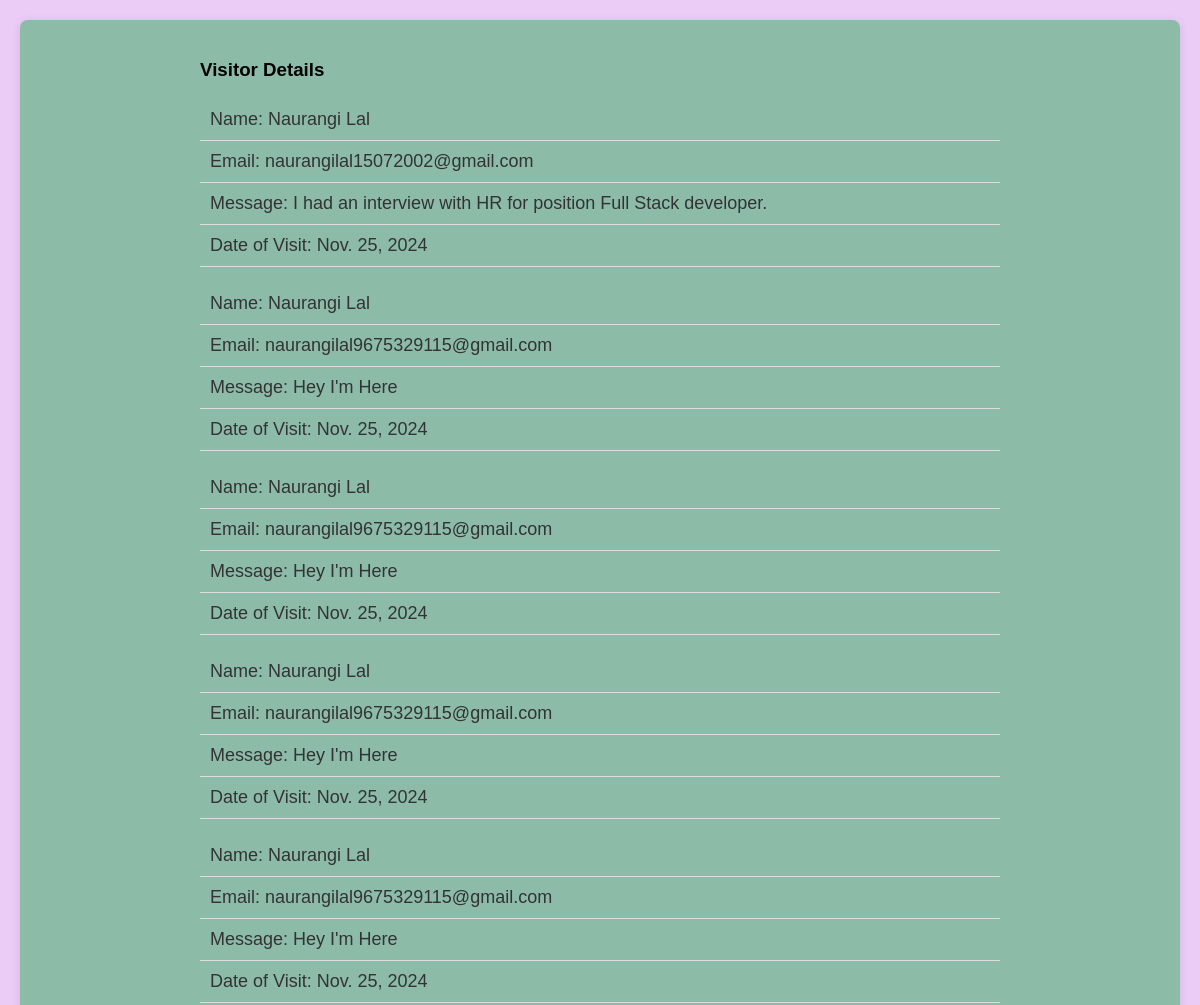
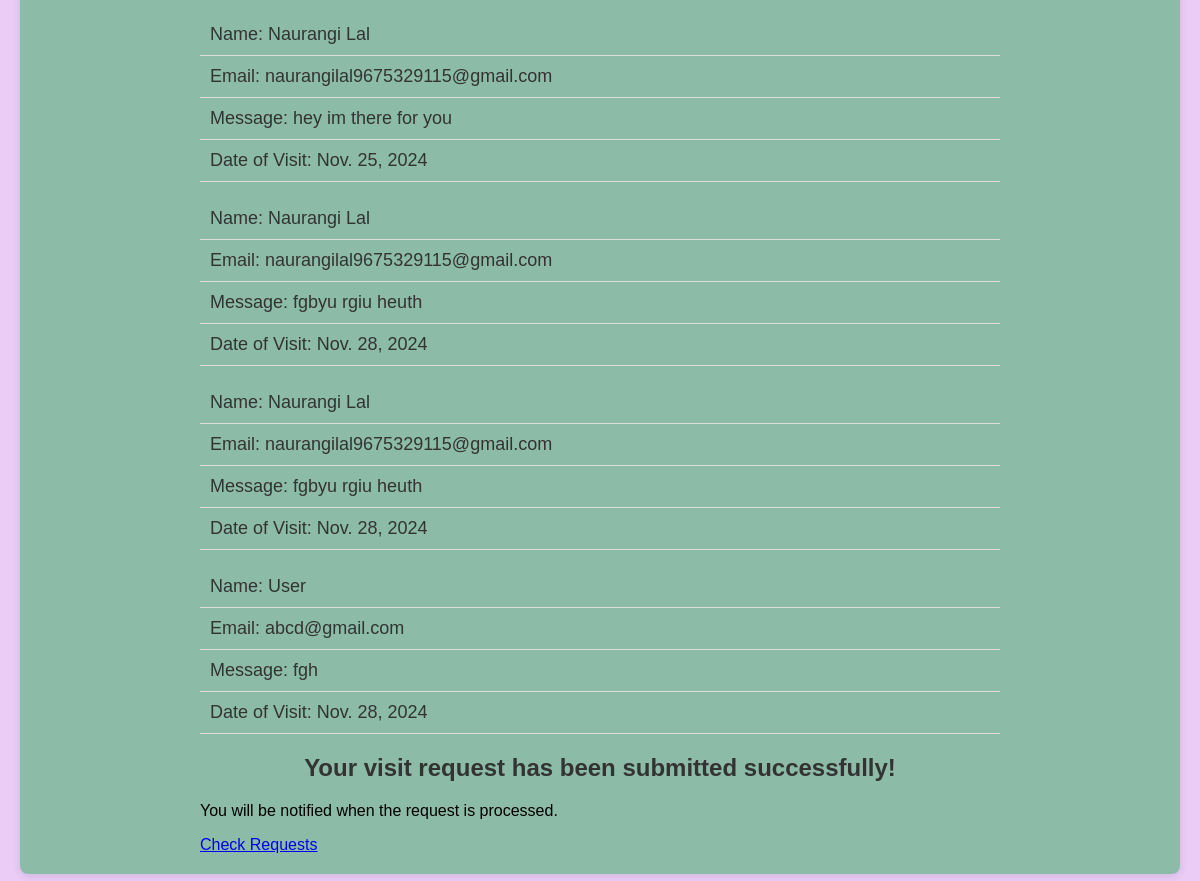
/success/, run on the app's committed database (2 pictures, top to bottom).
### app/models.py (models this page shows, shortened)
class Visitor(models.Model):
    name = models.CharField(max_length=100)
    email = models.EmailField()
    purpose_of_visit = models.TextField()
    visit_date = models.DateField()
    created_at = models.DateTimeField(auto_now_add=True)

### app/views.py (the view)
# urls.py: path('success/', views.success, name='success'),
def success(request):
    visitors=Visitor.objects.all()
    return render(request, 'success.html',{'visitors': visitors})

### app/templates/success.html (shortened to what this page needs)
<!DOCTYPE html>
<html lang="en">
<head>
    {% load static %}
    <link rel="stylesheet" href="{% static 'styles/style.css' %}">
</head>
<body>
    <div class="lists">
        <div class="list">
            <h3>Visitor Details</h3>
            {% for visitor in visitors %}
            <ul>
                <li>Name: {{ visitor.name }}</li>
                <li>Email: {{ visitor.email }}</li>
                <li>Message: {{ visitor.purpose_of_visit }}</li>
                <li>Date of Visit: {{ visitor.visit_date }}</li>
            </ul>
            {% endfor %}
            <h2>Your visit request has been submitted successfully!</h2>
            <p>You will be notified when the request is processed.</p>
            <a href="{% url 'visitor_management:request_list' %}">Check Requests</a>
        </div>
    </div>
</body>
</html>

### static/styles/style.css (style rules this page uses)
body { margin: 0; padding: 0; box-sizing: border-box; background-color: #eaccf7; font-family: Arial, sans-serif; }
.lists { background-color: #8cbca7; box-shadow: 0 2px 10px rgba(0, 0, 0, 0.1); border-radius: 8px; }
.list { max-width: 800px; margin-left: 10rem; background-color: #8cbca7; border-radius: 8px; }
h2 { text-align: center; color: #333; }
ul { list-style-type: none; padding: 0; }
li { padding: 10px; border-bottom: 1px solid #ddd; display: flex; justify-content: space-between; align-items: center; color: #333; }
@media screen and (min-width: 1025px) { .lists { padding: 20px; margin: 20px; } }
@media screen and (min-width: 1025px) { h2 { font-size: 24px; } }
@media screen and (min-width: 1025px) { li { font-size: 18px; } }

### data on the page
Visitor: name "Naurangi Lal", email "naurangilal15072002@gmail.com", purpose_of_visit "I had an interview with HR for position Full Stack developer.", visit_date "Nov. 25, 2024"
Visitor: name "Naurangi Lal", email "naurangilal9675329115@gmail.com", purpose_of_visit "Hey I'm Here", visit_date "Nov. 25, 2024"
Visitor: name "Naurangi Lal", email "naurangilal9675329115@gmail.com", purpose_of_visit "Hey I'm Here", visit_date "Nov. 25, 2024"
Visitor: name "Naurangi Lal", email "naurangilal9675329115@gmail.com", purpose_of_visit "Hey I'm Here", visit_date "Nov. 25, 2024"
Visitor: name "Naurangi Lal", email "naurangilal9675329115@gmail.com", purpose_of_visit "Hey I'm Here", visit_date "Nov. 25, 2024"
Visitor: name "Naurangi Lal", email "naurangilal9675329115@gmail.com", purpose_of_visit "hey im there for you", visit_date "Nov. 25, 2024"
Visitor: name "Naurangi Lal", email "naurangilal9675329115@gmail.com", purpose_of_visit "fgbyu rgiu heuth", visit_date "Nov. 28, 2024"
Visitor: name "Naurangi Lal", email "naurangilal9675329115@gmail.com", purpose_of_visit "fgbyu rgiu heuth", visit_date "Nov. 28, 2024"
Visitor: name "User", email "abcd@gmail.com", purpose_of_visit "fgh", visit_date "Nov. 28, 2024"
